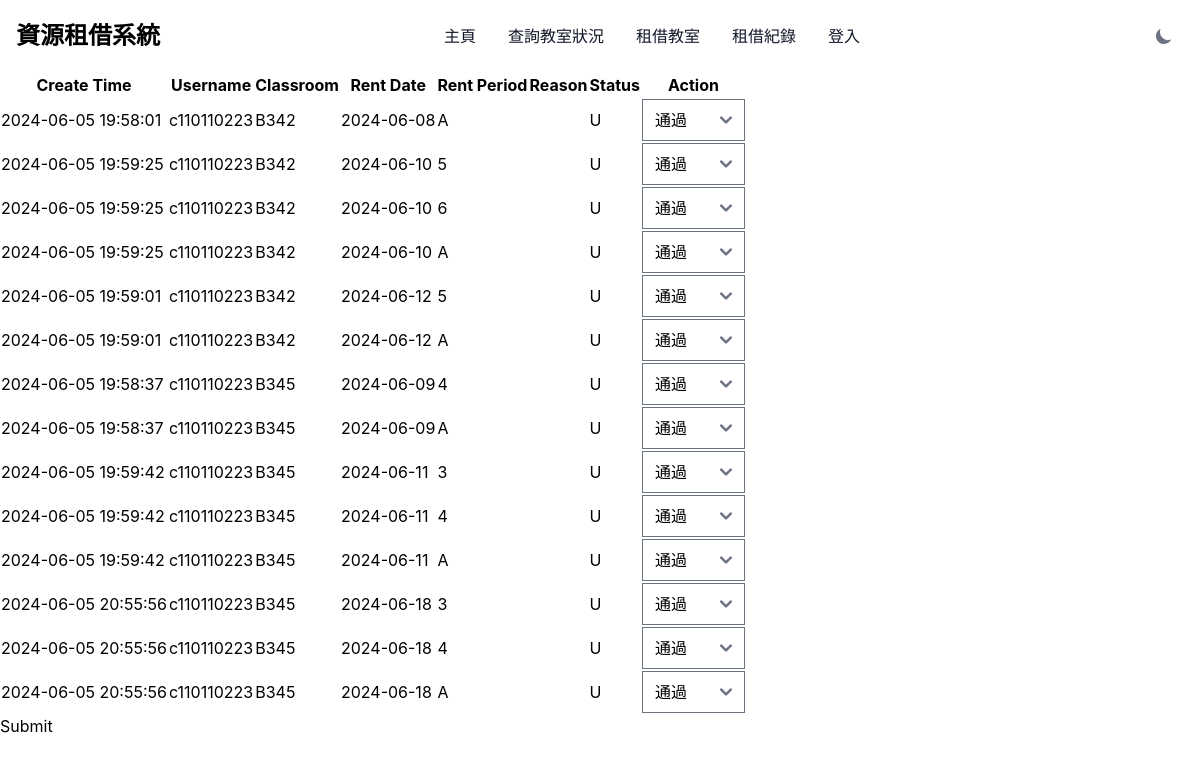
The page /admin_center.php on the database as committed earlier.
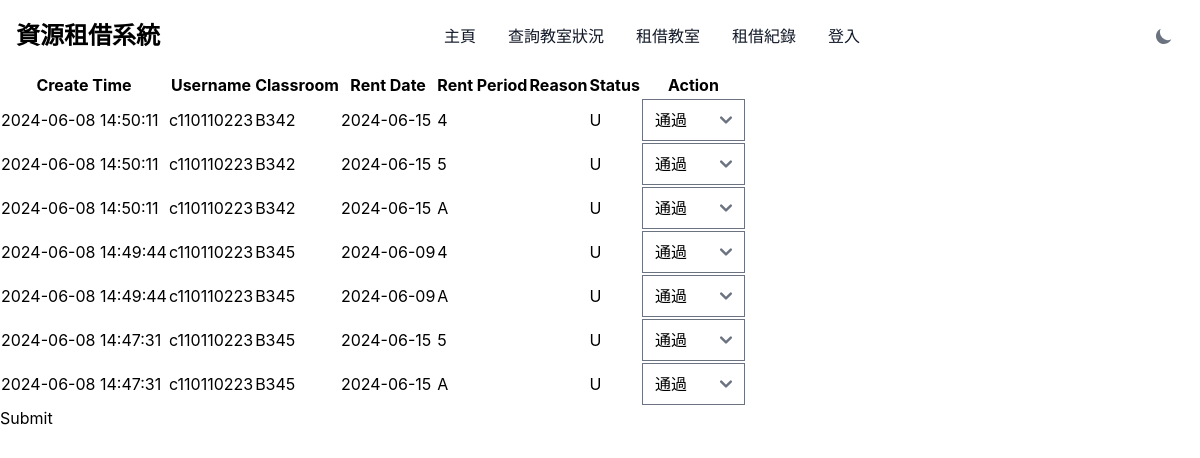
The same page on the database as committed later.
### tables this page shows
CREATE TABLE `rental_table` (
  `create_time` datetime NOT NULL DEFAULT curtime(),
  `username` varchar(20) DEFAULT NULL,
  `classroom` varchar(20) NOT NULL DEFAULT '',
  `rent_date` date NOT NULL DEFAULT '1990-01-01',
  `rent_period` varchar(10) NOT NULL DEFAULT '0',
  `reason` text DEFAULT NULL,
  `rent_status` enum('Y','N','U') DEFAULT 'U'
);

### admin_center.php (the view, shortened to what this page needs)
<?php
if (!isset($_SESSION['username'])) {
    $status = "invalid";
} else {
    $status = "valid";
    $is_admin = $_SESSION['is_admin'];
}
$conn = require_once "config.php";
$sql = "SELECT * FROM rental_table";
$result = $conn->query($sql);
?>
<!DOCTYPE html>
<html lang="en">
<head>
    <link href="https://cdnjs.cloudflare.com/ajax/libs/flowbite/2.3.0/flowbite.min.css" rel="stylesheet" />
</head>
<body class="bg-white dark:bg-gray-900">
    <?php include 'components\navigaion.php'; ?>
    <?php if ($result->num_rows > 0): ?>
        <form action="approve.php" method="post">
            <table border="1">
                <tr>
                    <th>Create Time</th>
                    <th>Username</th>
                    <th>Classroom</th>
                    <th>Rent Date</th>
                    <th>Rent Period</th>
                    <th>Reason</th>
                    <th>Status</th>
                    <th>Action</th>
                </tr>
                <?php while($row = $result->fetch_assoc()): ?>
                    <tr>
                        <td><?php echo $row['create_time']; ?></td>
                        <td><?php echo $row['username']; ?></td>
                        <td><?php echo $row['classroom']; ?></td>
                        <td><?php echo $row['rent_date']; ?></td>
                        <td><?php echo $row['rent_period']; ?></td>
                        <td><?php echo $row['reason']; ?></td>
                        <td><?php echo $row['rent_status']; ?></td>
                        <td>
                            <?php if ($row['rent_status'] == 'U'): ?>
                                <select name="status[<?php echo $row['create_time']; ?>]">
                                    <option value="Y">通過</option>
                                </select>
                            <?php else: ?>
                                已審核
                            <?php endif; ?>
                        </td>
                    </tr>
                <?php endwhile; ?>
            </table>
            <input type="submit" value="Submit">
        </form>
    <?php else: ?>
        <p>No rentals found.</p>
    <?php endif; ?>
</body>
</html>

### components/navigaion.php (shortened to what this page needs)
<nav class="bg-white border-gray-200 dark:bg-gray-900">
    <div class="max-w-screen-xl flex flex-wrap items-center justify-between mx-auto p-4">
        <a href="index.php" class="flex items-center space-x-3 rtl:space-x-reverse">
            <span class="self-center text-2xl font-semibold whitespace-nowrap dark:text-white">資源租借系統</span>
        </a>
        <div class="hidden w-full md:block md:w-auto" id="navbar-default">
            <ul
                class="font-medium flex flex-col p-4 md:p-0 mt-4 border border-gray-100 rounded-lg bg-gray-50 md:flex-row md:space-x-8 rtl:space-x-reverse md:mt-0 md:border-0 md:bg-white dark:bg-gray-800 md:dark:bg-gray-900 dark:border-gray-700">
                <li>
                    <?php
                    if (basename($_SERVER['PHP_SELF']) == 'index.php') {
                        echo '<a href="index.php"
                            class="block py-2 px-3 text-white bg-blue-700 rounded md:bg-transparent md:text-blue-700 md:p-0 dark:text-white md:dark:text-blue-500"
                            aria-current="page">主頁</a>';
                    } else {
                        echo '<a href="index.php"
                            class="block py-2 px-3 text-gray-900 rounded hover:bg-gray-100 md:hover:bg-transparent md:border-0 md:hover:text-blue-700 md:p-0 dark:text-white md:dark:hover:text-blue-500 dark:hover:bg-gray-700 dark:hover:text-white md:dark:hover:bg-transparent">主頁</a>';
                    }
                    ?>
                </li>
                <li>
                    <?php
                    if (basename($_SERVER['PHP_SELF']) == 'classroom_status.php') {
                        echo '<a href="classroom_status.php"
                            class="block py-2 px-3 text-white bg-blue-700 rounded md:bg-transparent md:text-blue-700 md:p-0 dark:text-white md:dark:text-blue-500"
                            aria-current="page">查詢教室狀況</a>';
                    } else {
                        echo '<a href="classroom_status.php"
                            class="block py-2 px-3 text-gray-900 rounded hover:bg-gray-100 md:hover:bg-transparent md:border-0 md:hover:text-blue-700 md:p-0 dark:text-white md:dark:hover:text-blue-500 dark:hover:bg-gray-700 dark:hover:text-white md:dark:hover:bg-transparent">查詢教室狀況</a>';
                    }
                    ?>
                </li>
                <li>
                    <?php
                    if (basename($_SERVER['PHP_SELF']) == 'rent_classroom.php') {
                        echo '<a href="rent_classroom.php"
                            class="block py-2 px-3 text-white bg-blue-700 rounded md:bg-transparent md:text-blue-700 md:p-0 dark:text-white md:dark:text-blue-500"
                            aria-current="page">租借教室</a>';
                    } else {
                        echo '<a href="rent_classroom.php"
                            class="block py-2 px-3 text-gray-900 rounded hover:bg-gray-100 md:hover:bg-transparent md:border-0 md:hover:text-blue-700 md:p-0 dark:text-white md:dark:hover:text-blue-500 dark:hover:bg-gray-700 dark:hover:text-white md:dark:hover:bg-transparent">租借教室</a>';
                    }
                    ?>
                </li>
                <li>
                    <?php
                    if (basename($_SERVER['PHP_SELF']) == 'rental_record.php') {
                        echo '<a href="rental_record.php"
                            class="block py-2 px-3 text-white bg-blue-700 rounded md:bg-transparent md:text-blue-700 md:p-0 dark:text-white md:dark:text-blue-500"
                            aria-current="page">租借紀錄</a>';
                    } else {
                        echo '<a href="rental_record.php"
                            class="block py-2 px-3 text-gray-900 rounded hover:bg-gray-100 md:hover:bg-transparent md:border-0 md:hover:text-blue-700 md:p-0 dark:text-white md:dark:hover:text-blue-500 dark:hover:bg-gray-700 dark:hover:text-white md:dark:hover:bg-transparent">租借紀錄</a>';
                    }
                    ?>
                </li>
                <li>
                    <?php
                    if ($status == "valid") {
                        echo '<a href="logout.php" class="block py-2 px-3 text-gray-900 rounded hover:bg-gray-100 md:hover:bg-transparent md:border-0 md:hover:text-blue-700 md:p-0 dark:text-white md:dark:hover:text-blue-500 dark:hover:bg-gray-700 dark:hover:text-white md:dark:hover:bg-transparent">登出</a>';
                    } else {
                        echo '<a href="login.html" class="block py-2 px-3 text-gray-900 rounded hover:bg-gray-100 md:hover:bg-transparent md:border-0 md:hover:text-blue-700 md:p-0 dark:text-white md:dark:hover:text-blue-500 dark:hover:bg-gray-700 dark:hover:text-white md:dark:hover:bg-transparent">登入</a>';
                    }
                    ?>
                </li>
            </ul>
        </div>
        <button id="theme-toggle" type="button"
            class="text-gray-500 dark:text-gray-400 hover:bg-gray-100 dark:hover:bg-gray-700 focus:outline-none focus:ring-4 focus:ring-gray-200 dark:focus:ring-gray-700 rounded-lg text-sm p-2.5">
            <svg id="theme-toggle-dark-icon" class="hidden w-5 h-5" fill="currentColor" viewBox="0 0 20 20"
                xmlns="http://www.w3.org/2000/svg">
                <path d="M17.293 13.293A8 8 0 016.707 2.707a8.001 8.001 0 1010.586 10.586z"></path>
            </svg>
        </button>
    </div>
</nav>

Rows that differ between the two databases and show on the page:
removed rental_table: create_time "2024-06-05 19:58:01", username "c110110223", classroom "B342", rent_date "2024-06-08", rent_period "A", rent_status "U", create_time "通過"
removed rental_table: create_time "2024-06-05 19:59:25", username "c110110223", classroom "B342", rent_date "2024-06-10", rent_period "5", rent_status "U", create_time "通過"
removed rental_table: create_time "2024-06-05 19:59:25", username "c110110223", classroom "B342", rent_date "2024-06-10", rent_period "6", rent_status "U", create_time "通過"
removed rental_table: create_time "2024-06-05 19:59:25", username "c110110223", classroom "B342", rent_date "2024-06-10", rent_period "A", rent_status "U", create_time "通過"
removed rental_table: create_time "2024-06-05 19:59:01", username "c110110223", classroom "B342", rent_date "2024-06-12", rent_period "5", rent_status "U", create_time "通過"
removed rental_table: create_time "2024-06-05 19:59:01", username "c110110223", classroom "B342", rent_date "2024-06-12", rent_period "A", rent_status "U", create_time "通過"
removed rental_table: create_time "2024-06-05 19:59:42", username "c110110223", classroom "B345", rent_date "2024-06-11", rent_period "3", rent_status "U", create_time "通過"
removed rental_table: create_time "2024-06-05 19:59:42", username "c110110223", classroom "B345", rent_date "2024-06-11", rent_period "4", rent_status "U", create_time "通過"
removed rental_table: create_time "2024-06-05 19:59:42", username "c110110223", classroom "B345", rent_date "2024-06-11", rent_period "A", rent_status "U", create_time "通過"
removed rental_table: create_time "2024-06-05 20:55:56", username "c110110223", classroom "B345", rent_date "2024-06-18", rent_period "3", rent_status "U", create_time "通過"
removed rental_table: create_time "2024-06-05 20:55:56", username "c110110223", classroom "B345", rent_date "2024-06-18", rent_period "4", rent_status "U", create_time "通過"
removed rental_table: create_time "2024-06-05 20:55:56", username "c110110223", classroom "B345", rent_date "2024-06-18", rent_period "A", rent_status "U", create_time "通過"
added rental_table: create_time "2024-06-08 14:50:11", username "c110110223", classroom "B342", rent_date "2024-06-15", rent_period "4", rent_status "U", create_time "通過"
added rental_table: create_time "2024-06-08 14:50:11", username "c110110223", classroom "B342", rent_date "2024-06-15", rent_period "5", rent_status "U", create_time "通過"
added rental_table: create_time "2024-06-08 14:50:11", username "c110110223", classroom "B342", rent_date "2024-06-15", rent_period "A", rent_status "U", create_time "通過"
changed rental_table (number 4 of 7 on the later page): create_time "2024-06-05 19:58:37" → "2024-06-08 14:49:44"
changed rental_table (number 5 of 7 on the later page): create_time "2024-06-05 19:58:37" → "2024-06-08 14:49:44"
added rental_table: create_time "2024-06-08 14:47:31", username "c110110223", classroom "B345", rent_date "2024-06-15", rent_period "5", rent_status "U", create_time "通過"
added rental_table: create_time "2024-06-08 14:47:31", username "c110110223", classroom "B345", rent_date "2024-06-15", rent_period "A", rent_status "U", create_time "通過"
